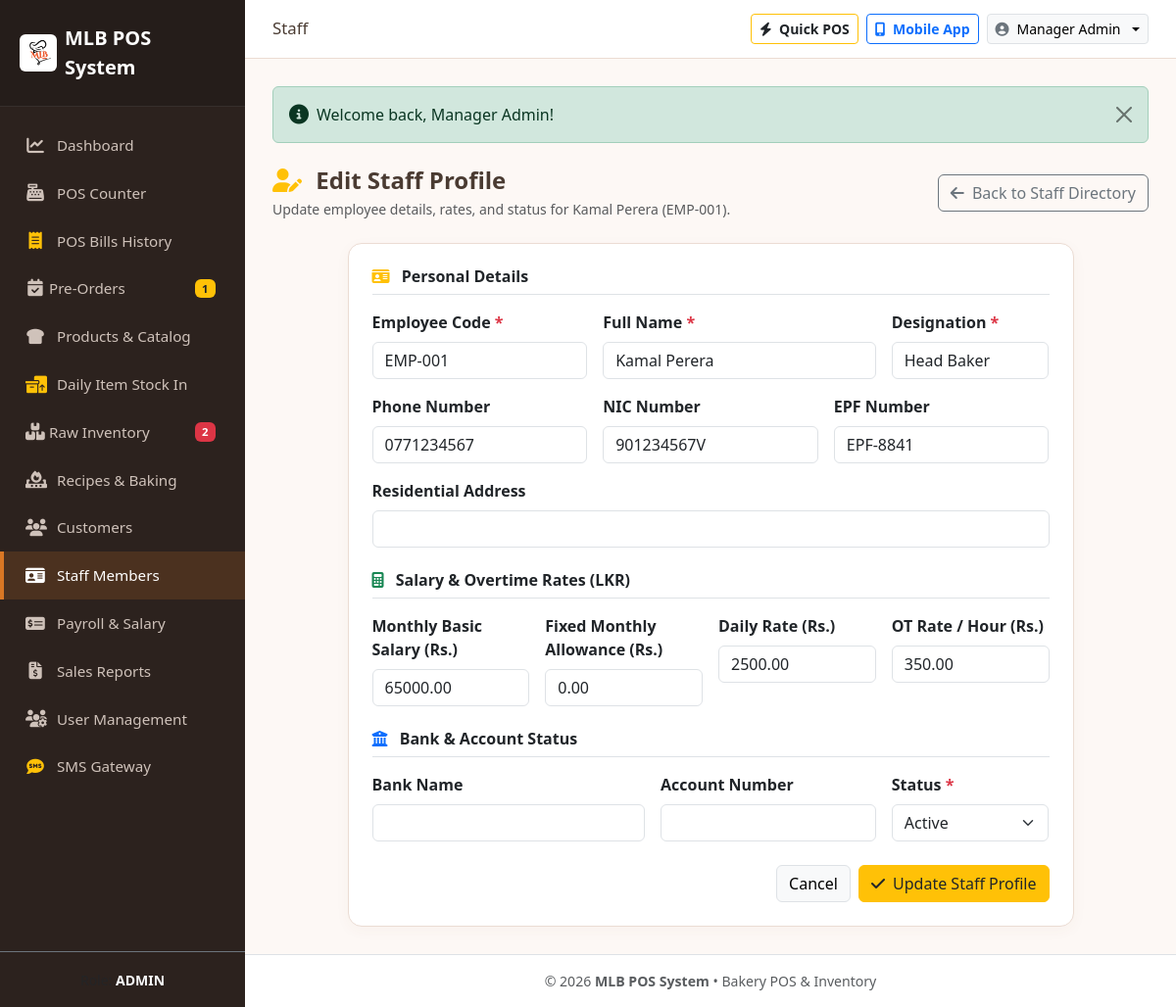
Page /modules/staff/edit.php?id=1 (signed in) on the committed database.
### tables this page shows
CREATE TABLE `staff` (
  `id` int(11) NOT NULL AUTO_INCREMENT,
  `emp_number` varchar(50) NOT NULL,
  `name` varchar(100) NOT NULL,
  `designation` varchar(100) NOT NULL DEFAULT 'Staff',
  `phone` varchar(30) DEFAULT NULL,
  `nic` varchar(30) DEFAULT NULL,
  `address` text DEFAULT NULL,
  `basic_salary` decimal(10,2) NOT NULL DEFAULT 0.00,
  `daily_rate` decimal(10,2) NOT NULL DEFAULT 0.00,
  `ot_rate_per_hour` decimal(10,2) NOT NULL DEFAULT 0.00,
  `fixed_allowance` decimal(10,2) NOT NULL DEFAULT 0.00,
  `epf_no` varchar(50) DEFAULT NULL,
  `bank_name` varchar(100) DEFAULT NULL,
  `account_no` varchar(50) DEFAULT NULL,
  `status` enum('active','inactive') NOT NULL DEFAULT 'active',
  `created_at` timestamp NOT NULL DEFAULT current_timestamp(),
  PRIMARY KEY (`id`),
  UNIQUE KEY `emp_number` (`emp_number`)
);

### modules/staff/edit.php (the view, shortened to what this page needs)
<?php
require_once __DIR__ . '/../../includes/header.php';
$db = getDB();
$staffId = (int)($_GET['id'] ?? 0);
$stmt = $db->prepare("SELECT * FROM staff WHERE id = ?");
$stmt->execute([$staffId]);
$staff = $stmt->fetch();
?>
<div class="d-flex justify-content-between align-items-center mb-4">
    <div>
        <h4 class="fw-bold mb-1"><i class="fa-solid fa-user-pen text-warning me-2"></i> Edit Staff Profile</h4>
        <p class="text-muted small mb-0">Update employee details, rates, and status for <?php echo htmlspecialchars($staff['name']); ?> (<?php echo htmlspecialchars($staff['emp_number']); ?>).</p>
    </div>
    <a href="<?php echo BASE_URL; ?>modules/staff/index.php" class="btn btn-outline-secondary">
        <i class="fa-solid fa-arrow-left me-1"></i> Back to Staff Directory
    </a>
</div>
<div class="row justify-content-center">
    <div class="col-lg-10">
        <div class="card card-bakery p-4">
            <form method="POST" action="">
                <h6 class="fw-bold text-dark border-bottom pb-2 mb-3"><i class="fa-solid fa-id-card text-warning me-2"></i> Personal Details</h6>
                <div class="row g-3 mb-4">
                    <div class="col-md-4">
                        <label for="emp_number" class="form-label fw-bold">Employee Code <span class="text-danger">*</span></label>
                        <input type="text" class="form-control" id="emp_number" name="emp_number" value="<?php echo htmlspecialchars($_POST['emp_number'] ?? $staff['emp_number']); ?>" required>
                    </div>
                    <div class="col-md-5">
                        <label for="name" class="form-label fw-bold">Full Name <span class="text-danger">*</span></label>
                        <input type="text" class="form-control" id="name" name="name" value="<?php echo htmlspecialchars($_POST['name'] ?? $staff['name']); ?>" required>
                    </div>
                    <div class="col-md-3">
                        <label for="designation" class="form-label fw-bold">Designation <span class="text-danger">*</span></label>
                        <input type="text" class="form-control" id="designation" name="designation" value="<?php echo htmlspecialchars($_POST['designation'] ?? $staff['designation']); ?>" required>
                    </div>
                    <div class="col-md-4">
                        <label for="phone" class="form-label fw-bold">Phone Number</label>
                        <input type="text" class="form-control" id="phone" name="phone" value="<?php echo htmlspecialchars($_POST['phone'] ?? $staff['phone']); ?>">
                    </div>
                    <div class="col-md-4">
                        <label for="nic" class="form-label fw-bold">NIC Number</label>
                        <input type="text" class="form-control" id="nic" name="nic" value="<?php echo htmlspecialchars($_POST['nic'] ?? $staff['nic']); ?>">
                    </div>
                    <div class="col-md-4">
                        <label for="epf_no" class="form-label fw-bold">EPF Number</label>
                        <input type="text" class="form-control" id="epf_no" name="epf_no" value="<?php echo htmlspecialchars($_POST['epf_no'] ?? $staff['epf_no']); ?>">
                    </div>
                    <div class="col-12">
                        <label for="address" class="form-label fw-bold">Residential Address</label>
                        <input type="text" class="form-control" id="address" name="address" value="<?php echo htmlspecialchars($_POST['address'] ?? $staff['address']); ?>">
                    </div>
                </div>
                <h6 class="fw-bold text-dark border-bottom pb-2 mb-3"><i class="fa-solid fa-calculator text-success me-2"></i> Salary & Overtime Rates (LKR)</h6>
                <div class="row g-3 mb-4">
                    <div class="col-md-3">
                        <label for="basic_salary" class="form-label fw-bold">Monthly Basic Salary (Rs.)</label>
                        <input type="number" step="0.01" class="form-control" id="basic_salary" name="basic_salary" value="<?php echo htmlspecialchars($_POST['basic_salary'] ?? $staff['basic_salary']); ?>">
                    </div>
                    <div class="col-md-3">
                        <label for="fixed_allowance" class="form-label fw-bold">Fixed Monthly Allowance (Rs.)</label>
                        <input type="number" step="0.01" class="form-control" id="fixed_allowance" name="fixed_allowance" value="<?php echo htmlspecialchars($_POST['fixed_allowance'] ?? $staff['fixed_allowance']); ?>">
                    </div>
                    <div class="col-md-3">
                        <label for="daily_rate" class="form-label fw-bold">Daily Rate (Rs.)</label>
                        <input type="number" step="0.01" class="form-control" id="daily_rate" name="daily_rate" value="<?php echo htmlspecialchars($_POST['daily_rate'] ?? $staff['daily_rate']); ?>">
                    </div>
                    <div class="col-md-3">
                        <label for="ot_rate_per_hour" class="form-label fw-bold">OT Rate / Hour (Rs.)</label>
                        <input type="number" step="0.01" class="form-control" id="ot_rate_per_hour" name="ot_rate_per_hour" value="<?php echo htmlspecialchars($_POST['ot_rate_per_hour'] ?? $staff['ot_rate_per_hour']); ?>">
                    </div>
                </div>
                <h6 class="fw-bold text-dark border-bottom pb-2 mb-3"><i class="fa-solid fa-building-columns text-primary me-2"></i> Bank & Account Status</h6>
                <div class="row g-3 mb-4">
                    <div class="col-md-5">
                        <label for="bank_name" class="form-label fw-bold">Bank Name</label>
                        <input type="text" class="form-control" id="bank_name" name="bank_name" value="<?php echo htmlspecialchars($_POST['bank_name'] ?? $staff['bank_name']); ?>">
                    </div>
                    <div class="col-md-4">
                        <label for="account_no" class="form-label fw-bold">Account Number</label>
                        <input type="text" class="form-control" id="account_no" name="account_no" value="<?php echo htmlspecialchars($_POST['account_no'] ?? $staff['account_no']); ?>">
                    </div>
                    <div class="col-md-3">
                        <label for="status" class="form-label fw-bold">Status <span class="text-danger">*</span></label>
                        <select class="form-select" id="status" name="status" required>
                            <option value="active" <?php echo ($staff['status'] === 'active') ? 'selected' : ''; ?>>Active</option>
                        </select>
                    </div>
                </div>
                <div class="d-flex justify-content-end gap-2">
                    <a href="<?php echo BASE_URL; ?>modules/staff/index.php" class="btn btn-light border">Cancel</a>
                    <button type="submit" class="btn btn-warning text-dark font-weight-bold">
                        <i class="fa-solid fa-check me-1"></i> Update Staff Profile
                    </button>
                </div>
            </form>
        </div>
    </div>
</div>
<?php require_once __DIR__ . '/../../includes/footer.php'; ?>

### assets/css/style.css (style rules this page uses)
:root { --bakery-primary: #d97724; --bakery-primary-dark: #b25310; --bakery-secondary: #8c4a27; --bakery-bg: #fdf8f5; --bakery-card-bg: #ffffff; --bakery-sidebar-bg: #2c221e; --bakery-sidebar-active: #d97724; --bakery-text: #4a3b32; --bakery-muted: #8d7a6e; }
body { background-color: var(--bakery-bg); color: var(--bakery-text); font-family: 'Segoe UI', system-ui, -apple-system, sans-serif; min-height: 100vh; display: flex; flex-direction: column; }
.card-bakery { background: var(--bakery-card-bg); border: 1px solid #ebdcd3; border-radius: 14px; box-shadow: 0 4px 15px rgba(140, 74, 39, 0.04); transition: transform 0.2s ease, box-shadow 0.2s ease; }

### rows in the picture
staff: name "Kamal Perera", emp_number "EMP-001", designation "Head Baker", phone "0771234567", nic "901234567V", epf_no "EPF-8841", basic_salary "65000.00", fixed_allowance "0.00", daily_rate "2500.00", ot_rate_per_hour "350.00", status "Active"

### other values in the picture
$pendingOrdersBadge "1"
$lowStockBadge "2"
str_replace('_', ' ', getCurrentUserRole()) "ADMIN"
$currentDir "Staff"
getCurrentUserName() "Manager Admin"
$_SESSION['flash_' . $key] "Welcome back, Manager Admin!"
